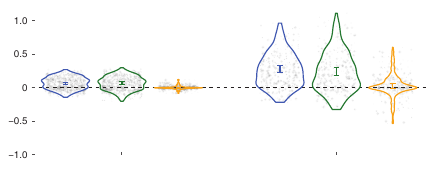

Generate this figure with R:
rm(list = ls())
library(rstudioapi)
library(metafor)
library(ggplot2)
currentPath <- getSourceEditorContext()$path
charLocations <- gregexpr('/',currentPath)[[1]]
currentPath <- substring(currentPath,1,charLocations[length(charLocations)]-1)
setwd(currentPath)

##==== Function ====##
theme_custom <- function(){
  myTheme <- theme(panel.background = element_rect(fill = 'white',color = 'black',size = 0.5),
                   panel.grid = element_blank(),
                   legend.position = 'none',
                   plot.margin = margin(6,6,6,6),
                   plot.background = element_blank(),
                   axis.ticks = element_line(size = 0.3),
                   axis.ticks.length = unit(-0.15,'lines'),
                   axis.title.y = element_blank(),
                   axis.title.x = element_blank(),
                   axis.text.y = element_text(size = 7,margin = margin(0,3,0,0),color = '#000000'),
                   axis.text.x = element_text(size = 7,margin = margin(5,0,0,0),color = '#000000',face = 'bold'))
  return(myTheme)
}
CMYKtoRGB <- function(C,M,Y,K){
  Rc <- (1-C)*(1-K)
  Gc <- (1-M)*(1-K)
  Bc <- (1-Y)*(1-K)
  R <- as.character(as.hexmode((ceiling(Rc*255))))
  G <- as.character(as.hexmode((ceiling(Gc*255))))
  B <- as.character(as.hexmode((ceiling(Bc*255))))
  if(nchar(R) == 1){
    R <- paste0('0',R)
  }
  if(nchar(G) == 1){
    G <- paste0('0',G)
  }
  if(nchar(B) == 1){
    B <- paste0('0',B)
  }
  RGBColor <- paste0('#',R,G,B)
  return(RGBColor)
}
##==== Function ====##

##==== Prepare data for bubble plots: Height ====##
load('HeightData.R')
dataMatrix_1 <- HeightData
# Net
dataMatrix_1_Net <- dataMatrix_1[,c('Net_yi','Net_vi')]
dataMatrix_1_Net$BubbleSize <- 0
Weight <- 1/sqrt(dataMatrix_1_Net$Net_vi)
Breaks <- quantile(Weight,c(0.2,0.4,0.6,0.8,1))
selectIDs <- which(Weight < Breaks[1])
dataMatrix_1_Net$BubbleSize[selectIDs] <- 0.3
for(i in seq(2,length(Breaks))){
  selectIDs <- which((Weight < Breaks[i])&(Weight >= Breaks[i-1]))
  dataMatrix_1_Net$BubbleSize[selectIDs] <- 0.3 + (i-1)*0.3
}
selectIDs <- which((dataMatrix_1_Net$Net_yi <= quantile(dataMatrix_1_Net$Net_yi,0.98))&(dataMatrix_1_Net$Net_yi >= quantile(dataMatrix_1_Net$Net_yi,0.02)))
drawDataMatrix_1_Net <- dataMatrix_1_Net[selectIDs,c('Net_yi','BubbleSize')]
# Com
dataMatrix_1_Com <- dataMatrix_1[,c('Com_yi','Com_vi')]
dataMatrix_1_Com$BubbleSize <- 0
Weight <- 1/sqrt(dataMatrix_1_Com$Com_vi)
Breaks <- quantile(Weight,c(0.2,0.4,0.6,0.8,1))
selectIDs <- which(Weight < Breaks[1])
dataMatrix_1_Com$BubbleSize[selectIDs] <- 0.3
for(i in seq(2,length(Breaks))){
  selectIDs <- which((Weight < Breaks[i])&(Weight >= Breaks[i-1]))
  dataMatrix_1_Com$BubbleSize[selectIDs] <- 0.3 + (i-1)*0.3
}
selectIDs <- which((dataMatrix_1_Com$Com_yi <= quantile(dataMatrix_1_Com$Com_yi,0.98))&(dataMatrix_1_Com$Com_yi >= quantile(dataMatrix_1_Com$Com_yi,0.02)))
drawDataMatrix_1_Com <- dataMatrix_1_Com[selectIDs,c('Com_yi','BubbleSize')]
# Sel
dataMatrix_1_Sel <- dataMatrix_1[,c('Sel_yi','Sel_vi')]
dataMatrix_1_Sel$BubbleSize <- 0
Weight <- 1/sqrt(dataMatrix_1_Sel$Sel_vi)
Breaks <- quantile(Weight,c(0.2,0.4,0.6,0.8,1))
selectIDs <- which(Weight < Breaks[1])
dataMatrix_1_Sel$BubbleSize[selectIDs] <- 0.3
for(i in seq(2,length(Breaks))){
  selectIDs <- which((Weight < Breaks[i])&(Weight >= Breaks[i-1]))
  dataMatrix_1_Sel$BubbleSize[selectIDs] <- 0.3 + (i-1)*0.3
}
selectIDs <- which((dataMatrix_1_Sel$Sel_yi <= quantile(dataMatrix_1_Sel$Sel_yi,0.98))&(dataMatrix_1_Sel$Sel_yi >= quantile(dataMatrix_1_Sel$Sel_yi,0.02)))
drawDataMatrix_1_Sel <- dataMatrix_1_Sel[selectIDs,c('Sel_yi','BubbleSize')]
##==== Prepare data for bubble plots: Height ====##

##==== Prepare data for bubble plots: DBH ====##
load('DBHData.R')
dataMatrix_2 <- DBHData
# Net
dataMatrix_2_Net <- dataMatrix_2[,c('Net_yi','Net_vi')]
dataMatrix_2_Net$BubbleSize <- 0
Weight <- 1/sqrt(dataMatrix_2_Net$Net_vi)
Breaks <- quantile(Weight,c(0.2,0.4,0.6,0.8,1))
selectIDs <- which(Weight < Breaks[1])
dataMatrix_2_Net$BubbleSize[selectIDs] <- 0.3
for(i in seq(2,length(Breaks))){
  selectIDs <- which((Weight < Breaks[i])&(Weight >= Breaks[i-1]))
  dataMatrix_2_Net$BubbleSize[selectIDs] <- 0.3 + (i-1)*0.3
}
selectIDs <- which((dataMatrix_2_Net$Net_yi <= quantile(dataMatrix_2_Net$Net_yi,0.98))&(dataMatrix_2_Net$Net_yi >= quantile(dataMatrix_2_Net$Net_yi,0.02)))
drawDataMatrix_2_Net <- dataMatrix_2_Net[selectIDs,c('Net_yi','BubbleSize')]
# Com
dataMatrix_2_Com <- dataMatrix_2[,c('Com_yi','Com_vi')]
dataMatrix_2_Com$BubbleSize <- 0
Weight <- 1/sqrt(dataMatrix_2_Com$Com_vi)
Breaks <- quantile(Weight,c(0.2,0.4,0.6,0.8,1))
selectIDs <- which(Weight < Breaks[1])
dataMatrix_2_Com$BubbleSize[selectIDs] <- 0.3
for(i in seq(2,length(Breaks))){
  selectIDs <- which((Weight < Breaks[i])&(Weight >= Breaks[i-1]))
  dataMatrix_2_Com$BubbleSize[selectIDs] <- 0.3 + (i-1)*0.3
}
selectIDs <- which((dataMatrix_2_Com$Com_yi <= quantile(dataMatrix_2_Com$Com_yi,0.98))&(dataMatrix_2_Com$Com_yi >= quantile(dataMatrix_2_Com$Com_yi,0.02)))
drawDataMatrix_2_Com <- dataMatrix_2_Com[selectIDs,c('Com_yi','BubbleSize')]
# Sel
dataMatrix_2_Sel <- dataMatrix_2[,c('Sel_yi','Sel_vi')]
dataMatrix_2_Sel$BubbleSize <- 0
Weight <- 1/sqrt(dataMatrix_2_Sel$Sel_vi)
Breaks <- quantile(Weight,c(0.2,0.4,0.6,0.8,1))
selectIDs <- which(Weight < Breaks[1])
dataMatrix_2_Sel$BubbleSize[selectIDs] <- 0.3
for(i in seq(2,length(Breaks))){
  selectIDs <- which((Weight < Breaks[i])&(Weight >= Breaks[i-1]))
  dataMatrix_2_Sel$BubbleSize[selectIDs] <- 0.3 + (i-1)*0.3
}
selectIDs <- which((dataMatrix_2_Sel$Sel_yi <= quantile(dataMatrix_2_Sel$Sel_yi,0.98))&(dataMatrix_2_Sel$Sel_yi >= quantile(dataMatrix_2_Sel$Sel_yi,0.02)))
drawDataMatrix_2_Sel <- dataMatrix_2_Sel[selectIDs,c('Sel_yi','BubbleSize')]
##==== Prepare data for bubble plots: DBH ====##

##==== Prepare data for bubble plots: Biomass ====##
load('BioData.R')
dataMatrix_3 <- BioData
# Net
dataMatrix_3_Net <- dataMatrix_3[,c('Net_yi','Net_vi')]
dataMatrix_3_Net$BubbleSize <- 0
Weight <- 1/sqrt(dataMatrix_3_Net$Net_vi)
Breaks <- quantile(Weight,c(0.2,0.4,0.6,0.8,1))
selectIDs <- which(Weight < Breaks[1])
dataMatrix_3_Net$BubbleSize[selectIDs] <- 0.3
for(i in seq(2,length(Breaks))){
  selectIDs <- which((Weight < Breaks[i])&(Weight >= Breaks[i-1]))
  dataMatrix_3_Net$BubbleSize[selectIDs] <- 0.3 + (i-1)*0.3
}
selectIDs <- which((dataMatrix_3_Net$Net_yi <= quantile(dataMatrix_3_Net$Net_yi,0.98))&(dataMatrix_3_Net$Net_yi >= quantile(dataMatrix_3_Net$Net_yi,0.02)))
drawDataMatrix_3_Net <- dataMatrix_3_Net[selectIDs,c('Net_yi','BubbleSize')]
# Com
dataMatrix_3_Com <- dataMatrix_3[,c('Com_yi','Com_vi')]
dataMatrix_3_Com$BubbleSize <- 0
Weight <- 1/sqrt(dataMatrix_3_Com$Com_vi)
Breaks <- quantile(Weight,c(0.2,0.4,0.6,0.8,1))
selectIDs <- which(Weight < Breaks[1])
dataMatrix_3_Com$BubbleSize[selectIDs] <- 0.3
for(i in seq(2,length(Breaks))){
  selectIDs <- which((Weight < Breaks[i])&(Weight >= Breaks[i-1]))
  dataMatrix_3_Com$BubbleSize[selectIDs] <- 0.3 + (i-1)*0.3
}
selectIDs <- which((dataMatrix_3_Com$Com_yi <= quantile(dataMatrix_3_Com$Com_yi,0.98))&(dataMatrix_3_Com$Com_yi >= quantile(dataMatrix_3_Com$Com_yi,0.02)))
drawDataMatrix_3_Com <- dataMatrix_3_Com[selectIDs,c('Com_yi','BubbleSize')]
# Sel
dataMatrix_3_Sel <- dataMatrix_3[,c('Sel_yi','Sel_vi')]
dataMatrix_3_Sel$BubbleSize <- 0
Weight <- 1/sqrt(dataMatrix_3_Sel$Sel_vi)
Breaks <- quantile(Weight,c(0.2,0.4,0.6,0.8,1))
selectIDs <- which(Weight < Breaks[1])
dataMatrix_3_Sel$BubbleSize[selectIDs] <- 0.3
for(i in seq(2,length(Breaks))){
  selectIDs <- which((Weight < Breaks[i])&(Weight >= Breaks[i-1]))
  dataMatrix_3_Sel$BubbleSize[selectIDs] <- 0.3 + (i-1)*0.3
}
selectIDs <- which((dataMatrix_3_Sel$Sel_yi <= quantile(dataMatrix_3_Sel$Sel_yi,0.98))&(dataMatrix_3_Sel$Sel_yi >= quantile(dataMatrix_3_Sel$Sel_yi,0.02)))
drawDataMatrix_3_Sel <- dataMatrix_3_Sel[selectIDs,c('Sel_yi','BubbleSize')]
##==== Prepare data for bubble plots: Biomass ====##

##==== Prepare data for bubble plots: Combine ====##
drawDataMatrix_2_Net$XLocation <- 1
colnames(drawDataMatrix_2_Net)[1] <- 'yi'
drawDataMatrix_2_Com$XLocation <- 2
colnames(drawDataMatrix_2_Com)[1] <- 'yi'
drawDataMatrix_2_Sel$XLocation <- 3
colnames(drawDataMatrix_2_Sel)[1] <- 'yi'
drawDataMatrix_3_Net$XLocation <- 4.8
colnames(drawDataMatrix_3_Net)[1] <- 'yi'
drawDataMatrix_3_Com$XLocation <- 5.8
colnames(drawDataMatrix_3_Com)[1] <- 'yi'
drawDataMatrix_3_Sel$XLocation <- 6.8
colnames(drawDataMatrix_3_Sel)[1] <- 'yi'
drawDataMatrix <- rbind(drawDataMatrix_2_Net,drawDataMatrix_2_Com,drawDataMatrix_2_Sel,
                        drawDataMatrix_3_Net,drawDataMatrix_3_Com,drawDataMatrix_3_Sel)
##==== Prepare data for bubble plots: Combine ====##

##==== Prepare data for error bars ====##
dataMatrix_2$Level4 <- as.factor(paste(dataMatrix_2$Lat,dataMatrix_2$Lon))
dataMatrix_2$Level3 <- as.factor(paste(dataMatrix_2$Composition,dataMatrix_2$Age,dataMatrix_2$Density))
dataMatrix_2$Level2 <- as.factor(seq(1,nrow(dataMatrix_2)))
res_4 <- rma.mv(Net_yi,Net_vi,random = ~1|Level4/Level3/Level2,method = 'ML',data = dataMatrix_2)
wi <- weights(res_4,type = 'rowsum')
res_4 <- data.frame(Mean = as.numeric(res_4$b),LowLimit = as.numeric(res_4$ci.lb),UpLimit = as.numeric(res_4$ci.ub),
                    XLocation = 1,Class = 1)
res_5 <- rma.mv(Com_yi,Com_vi,W = wi,random = ~1|Level4/Level3/Level2,method = 'ML',data = dataMatrix_2)
res_5 <- data.frame(Mean = as.numeric(res_5$b),LowLimit = as.numeric(res_5$ci.lb),UpLimit = as.numeric(res_5$ci.ub),
                    XLocation = 2,Class = 2)
res_6 <- rma.mv(Sel_yi,Sel_vi,W = wi,random = ~1|Level4/Level3/Level2,method = 'ML',data = dataMatrix_2)
res_6 <- data.frame(Mean = as.numeric(res_6$b),LowLimit = as.numeric(res_6$ci.lb),UpLimit = as.numeric(res_6$ci.ub),
                    XLocation = 3,Class = 3)
dataMatrix_3$Level4 <- as.factor(paste(dataMatrix_3$Lat,dataMatrix_3$Lon))
dataMatrix_3$Level3 <- as.factor(paste(dataMatrix_3$Composition,dataMatrix_3$Age,dataMatrix_3$Density))
dataMatrix_3$Level2 <- as.factor(seq(1,nrow(dataMatrix_3)))
res_7 <- rma.mv(Net_yi,Net_vi,random = ~1|Level4/Level3/Level2,method = 'ML',data = dataMatrix_3)
wi <- weights(res_7,type = 'rowsum')
res_7 <- data.frame(Mean = as.numeric(res_7$b),LowLimit = as.numeric(res_7$ci.lb),UpLimit = as.numeric(res_7$ci.ub),
                    XLocation = 4.8,Class = 1)
res_8 <- rma.mv(Com_yi,Com_vi,W = wi,random = ~1|Level4/Level3/Level2,method = 'ML',data = dataMatrix_3)
res_8 <- data.frame(Mean = as.numeric(res_8$b),LowLimit = as.numeric(res_8$ci.lb),UpLimit = as.numeric(res_8$ci.ub),
                    XLocation = 5.8,Class = 2)
res_9 <- rma.mv(Sel_yi,Sel_vi,W = wi,random = ~1|Level4/Level3/Level2,method = 'ML',data = dataMatrix_3)
res_9 <- data.frame(Mean = as.numeric(res_9$b),LowLimit = as.numeric(res_9$ci.lb),UpLimit = as.numeric(res_9$ci.ub),
                    XLocation = 6.8,Class = 3)
meanDataMatrix <- rbind(res_4,res_5,res_6,res_7,res_8,res_9)
meanDataMatrix$Class <- as.factor(meanDataMatrix$Class)
##==== Prepare data for error bars ====##

##==== Draw ====##
fig_S9b_2 <- ggplot()+
  geom_jitter(data = drawDataMatrix,mapping = aes(x = XLocation,y = yi),
              width = 0.35,shape = 20,stroke = 0,color = '#666666',size = drawDataMatrix$BubbleSize,alpha = 0.15)+
  geom_hline(yintercept = 0,linetype = 'dashed',color = '#000000',size = 0.3)+
  geom_violin(data = drawDataMatrix_2_Net,mapping = aes(x = XLocation,y = yi),width = 0.85,size = 0.4,alpha = 0,fill = CMYKtoRGB(0.84,0.67,0,0),color = CMYKtoRGB(0.84,0.67,0,0))+
  geom_violin(data = drawDataMatrix_2_Com,mapping = aes(x = XLocation,y = yi),width = 0.85,size = 0.4,alpha = 0,fill = CMYKtoRGB(0.82,0.2,0.93,0.24),color = CMYKtoRGB(0.82,0.2,0.93,0.24))+
  geom_violin(data = drawDataMatrix_2_Sel,mapping = aes(x = XLocation,y = yi),width = 0.85,size = 0.4,alpha = 0,fill = CMYKtoRGB(0,0.38,0.96,0),color = CMYKtoRGB(0,0.38,0.96,0))+
  geom_violin(data = drawDataMatrix_3_Net,mapping = aes(x = XLocation,y = yi),width = 0.85,size = 0.4,alpha = 0,fill = CMYKtoRGB(0.84,0.67,0,0),color = CMYKtoRGB(0.84,0.67,0,0))+
  geom_violin(data = drawDataMatrix_3_Com,mapping = aes(x = XLocation,y = yi),width = 0.85,size = 0.4,alpha = 0,fill = CMYKtoRGB(0.82,0.2,0.93,0.24),color = CMYKtoRGB(0.82,0.2,0.93,0.24))+
  geom_violin(data = drawDataMatrix_3_Sel,mapping = aes(x = XLocation,y = yi),width = 0.85,size = 0.4,alpha = 0,fill = CMYKtoRGB(0,0.38,0.96,0),color = CMYKtoRGB(0,0.38,0.96,0))+
  geom_errorbar(data = meanDataMatrix,mapping = aes(x = XLocation,ymin = LowLimit,ymax = UpLimit,color = Class),size = 0.4,width = 0.1)+
  scale_color_manual(values = c(CMYKtoRGB(0.84,0.67,0,0),CMYKtoRGB(0.82,0.2,0.93,0.24),CMYKtoRGB(0,0.38,0.96,0)))+
  scale_x_continuous(limits = c(0.4,7.4),breaks = c(2,5.8),labels = c('DBH','Biomass'),expand = c(0,0))+
  scale_y_continuous(limits = c(-1,1.2),breaks = seq(-1,1,0.5),labels = c('-1.0','-0.5','0','0.5','1.0'),expand = c(0,0))+
  theme_custom()
outputFileName <- paste0(currentPath,'/fig_S9b_2.pdf')
pdf(file = outputFileName,width = 4.35,height = 1.8,colormodel = 'cmyk')
print(fig_S9b_2)
dev.off()
##==== Draw ====##